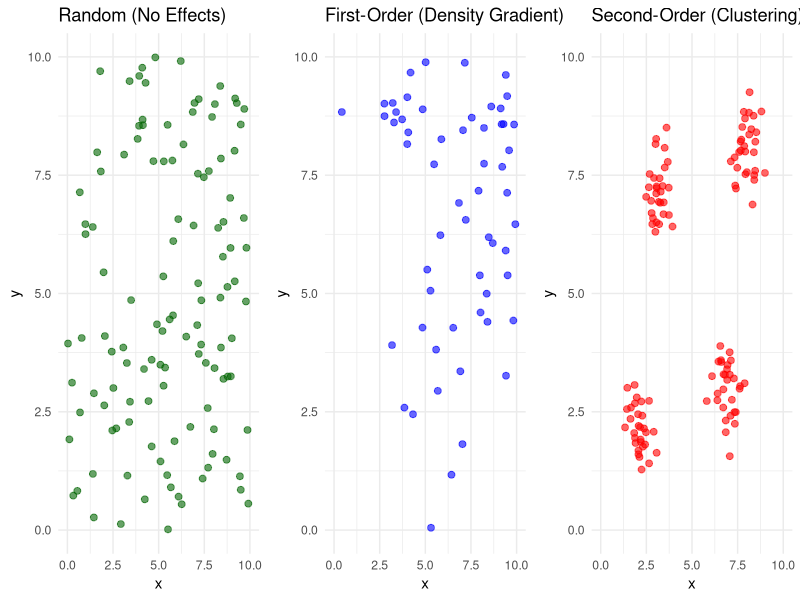
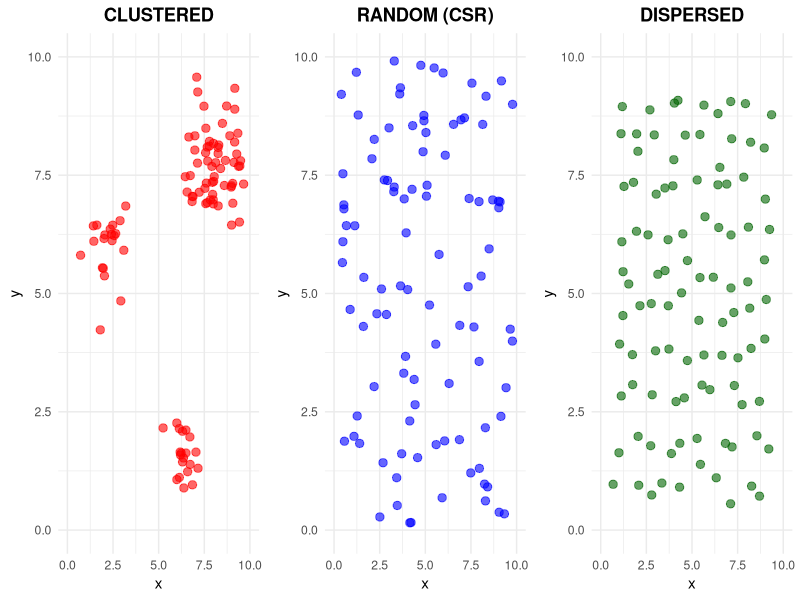

The R script that drew these images, in order:
## ---- chunk 1
#| echo: false
#| fig-width: 12
#| fig-height: 4
set.seed(456)
library(ggplot2)
library(gridExtra)
# First order - gradient
x_grad <- runif(200, 0, 10)
y_grad <- runif(200, 0, 10)
# More points in upper right
prob_grad <- x_grad * y_grad
keep_grad <- runif(200) < (prob_grad / max(prob_grad))
df_first <- data.frame(x = x_grad[keep_grad], y = y_grad[keep_grad])

# Second order - clusters
n_clusters <- 4
centers <- data.frame(x = c(2, 8, 3, 7), y = c(2, 8, 7, 3))
points_per_cluster <- 30
df_second <- data.frame()
for(i in 1:n_clusters) {
  cluster_points <- data.frame(
    x = rnorm(points_per_cluster, centers$x[i], 0.5),
    y = rnorm(points_per_cluster, centers$y[i], 0.5)
  )
  df_second <- rbind(df_second, cluster_points)
}

# Random for comparison
df_random <- data.frame(x = runif(120, 0, 10), y = runif(120, 0, 10))

p1 <- ggplot(df_random, aes(x, y)) +
  geom_point(size = 2, alpha = 0.6, color = "darkgreen") +
  theme_minimal() +
  ggtitle("Random (No Effects)") +
  xlim(0, 10) + ylim(0, 10)

p2 <- ggplot(df_first, aes(x, y)) +
  geom_point(size = 2, alpha = 0.6, color = "blue") +
  theme_minimal() +
  ggtitle("First-Order (Density Gradient)") +
  xlim(0, 10) + ylim(0, 10)

p3 <- ggplot(df_second, aes(x, y)) +
  geom_point(size = 2, alpha = 0.6, color = "red") +
  theme_minimal() +
  ggtitle("Second-Order (Clustering)") +
  xlim(0, 10) + ylim(0, 10)

grid.arrange(p1, p2, p3, ncol = 3)
## ---- chunk 2
#| echo: false
#| fig-width: 12
#| fig-height: 3.5
set.seed(789)

# Clustered
df_clust <- data.frame()
for(i in 1:5) {
  center <- c(runif(1, 1, 9), runif(1, 1, 9))
  pts <- data.frame(
    x = rnorm(20, center[1], 0.6),
    y = rnorm(20, center[2], 0.6)
  )
  df_clust <- rbind(df_clust, pts)
}

# Random
df_rand <- data.frame(x = runif(100, 0, 10), y = runif(100, 0, 10))

# Dispersed (use regular grid with small jitter)
grid_pts <- expand.grid(x = seq(1, 9, length.out = 10), 
                        y = seq(1, 9, length.out = 10))
df_disp <- data.frame(
  x = grid_pts$x + rnorm(100, 0, 0.2),
  y = grid_pts$y + rnorm(100, 0, 0.2)
)

p1 <- ggplot(df_clust, aes(x, y)) +
  geom_point(size = 2.5, color = "red", alpha = 0.6) +
  theme_minimal() + ggtitle("CLUSTERED") +
  theme(plot.title = element_text(face = "bold", hjust = 0.5)) +
  xlim(0, 10) + ylim(0, 10)

p2 <- ggplot(df_rand, aes(x, y)) +
  geom_point(size = 2.5, color = "blue", alpha = 0.6) +
  theme_minimal() + ggtitle("RANDOM (CSR)") +
  theme(plot.title = element_text(face = "bold", hjust = 0.5)) +
  xlim(0, 10) + ylim(0, 10)

p3 <- ggplot(df_disp, aes(x, y)) +
  geom_point(size = 2.5, color = "darkgreen", alpha = 0.6) +
  theme_minimal() + ggtitle("DISPERSED") +
  theme(plot.title = element_text(face = "bold", hjust = 0.5)) +
  xlim(0, 10) + ylim(0, 10)

grid.arrange(p1, p2, p3, ncol = 3)
